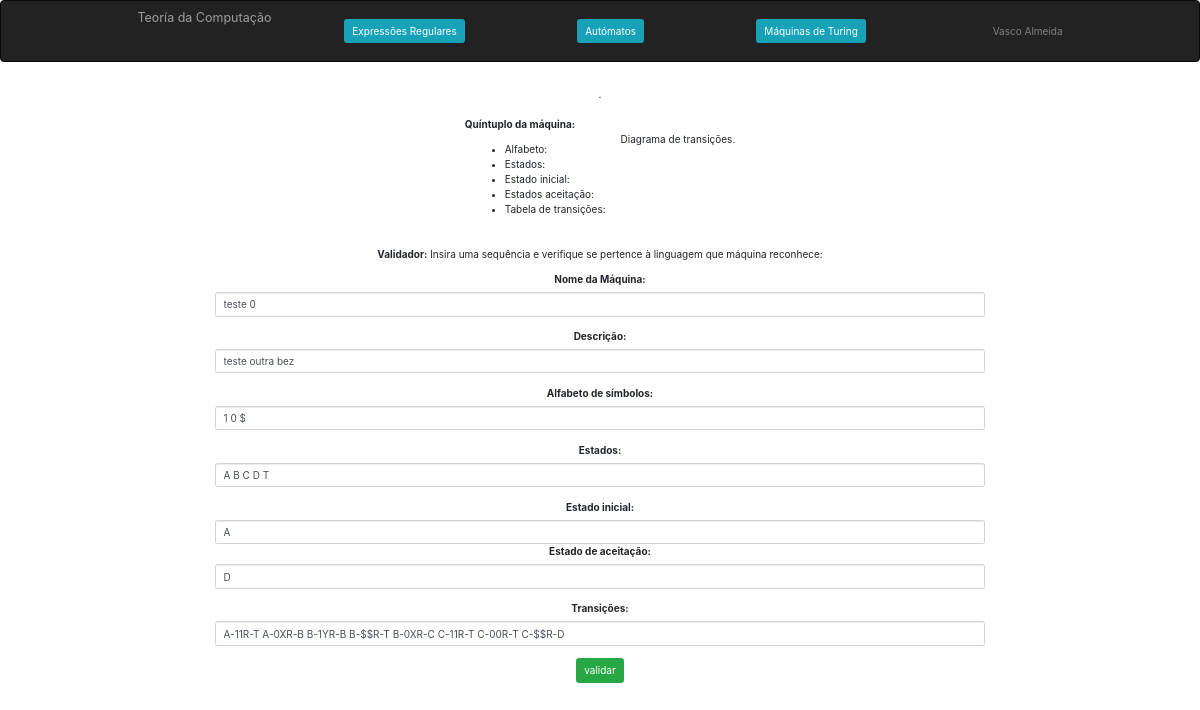
Screenshot of /EditarMaquina/16/ with the database file from the repository.
### computacao/models.py (models this page shows, shortened)
class Maquina(models.Model):
    nome = models.CharField(max_length=100)
    descricao = models.CharField(max_length=100)
    alfabeto = models.CharField(max_length=100)
    estados = models.CharField(max_length=100)
    estadoInicial = models.CharField(max_length=100)
    estadosDeAceitacao = models.CharField(max_length=100)
    dicionarioTransicao = models.CharField(max_length=1000)
    diagrama = models.CharField(max_length=100)
    sequenciaFinal = models.CharField(max_length=100)

### computacao/views.py (the view)
# urls.py: path('EditarMaquina/<int:maquina_id>/', views.EditarMaquina, name='EditarMaquina'),
def EditarMaquina(request, maquina_id):
    instance = Maquina.objects.get(id=maquina_id)
    form = MaquinaForm(request.POST or None, instance=instance)
    if form.is_valid():
        a = form.save()
        a.desenha_diagrama()
        a.save()
        return HttpResponseRedirect(reverse('computacao:MaquinaTuring'))
    context = {'form': form, 'maquina_id':maquina_id}
    return render(request, 'computacao/EditarMaquina.html', context)

### computacao/templates/computacao/EditarMaquina.html (shortened to what this page needs)
{% extends 'computacao/layout.html' %}
{% block main %}
    <main class="col-sm-12">
        <p>{{ maquina.descricao }}.</p>
        <table align="center">
            <tr align="left">
                <td>
                    <p> <b>Quíntuplo da máquina:</b></p>
                    <ul>
                    <li>Alfabeto: {{ maquina.printAlfabeto }} </li>
                    <li>Estados: {{ maquina.printEstados }}</li>
                    <li>Estado inicial: {{ maquina.estadoInicial }}</li>
                    <li>Estados aceitação: {{ maquina.printEstadosDeAceitacao }}</li>
                    <li>Tabela de transições:
                    </ul>
                </td>
                <td class="align-baseline">
                    {% load static %}
                    <p class="text-center">Diagrama de transições.</p>
                </td>
            </tr>
        </table>
        <br>
        <p><b>Validador:</b> Insira uma sequência e verifique se pertence à linguagem que máquina reconhece: </p>
        <form action="{% url 'computacao:DetalhesMaquina' maquina.id %}" method="POST">
           <b>{{ form }}</b>
            <input type="submit" value="validar" class="btn btn-success">
        </form>
        {% if resultado != None %}
            {% if resultado == True %}
                <p>A sequência <b>{{ sequencia }}</b> é aceite pela maquina </p>
            {% else %}
                <p>A sequência <b>{{ sequencia }}</b> não é aceite pela maquina </p>
            {% endif %}
        {% else %}
            <br><br>
        {% endif %}
    </main>
{% endblock %}

### computacao/static/computacao/style.css (style rules this page uses)
table { border-collapse: separate; border-spacing: 15px 5px; }
.form-control { display:inline-block; }

### rows the page displays
Maquina: nome "teste 0", descricao "teste outra bez", alfabeto "1 0 $", estados "A B C D T", estadoInicial "A", estadosDeAceitacao "D", dicionarioTransicao "A-11R-T A-0XR-B B-1YR-B B-$$R-T B-0XR-C C-11R-T C-00R-T C-$$R-D"
